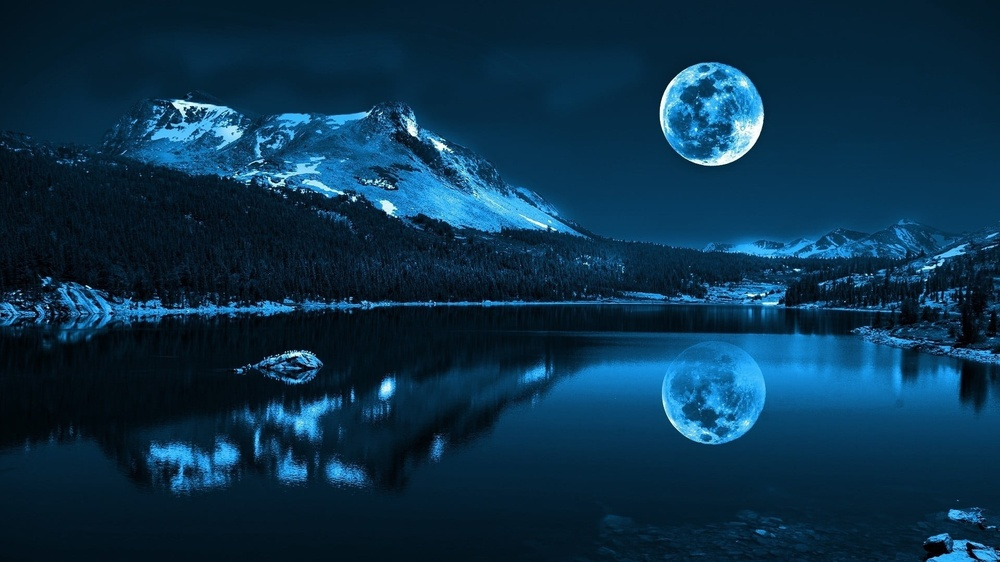
#> input picture 9-Robert/manzara.jpg, 1000 x 562 px, shrunk from 1920 x 1080 before the run
$ python robertCross.py
#> lines starting #> are read from the running program, lines starting #| are printed output that depends on the picture
# -*- coding: utf-8 -*-
"""
Created on Aug  25 04:39:36 2023

@author: dniso
"""

import cv2
import numpy as np
import matplotlib.pyplot as plt
from scipy import ndimage

img = cv2.imread(r"./manzara.jpg",0).astype('float64')
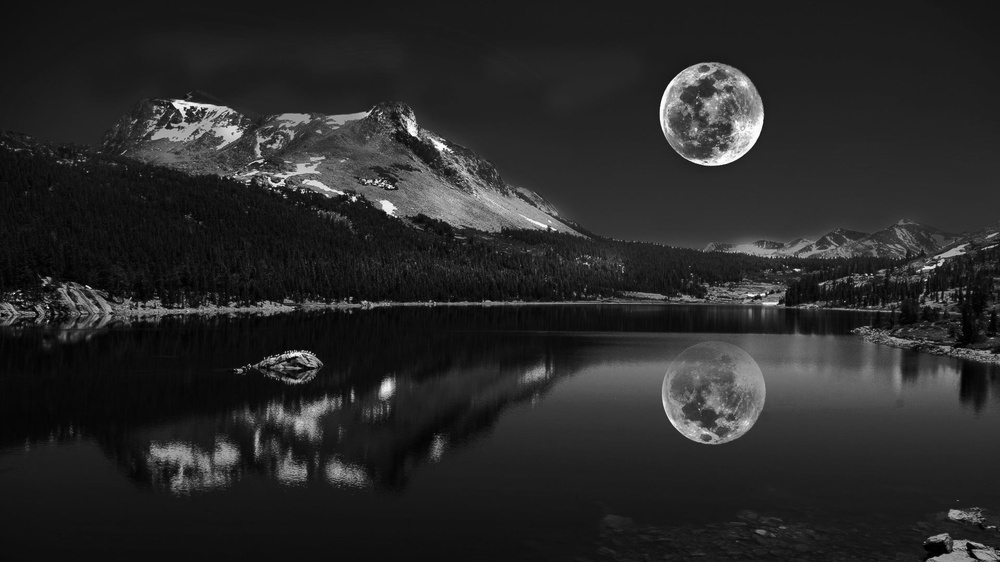
#> img: shape (562, 1000) float64; min 0, max 255, mean 40.5
img/=255.0

roberts_cross_v = np.array( [[1, 0 ],
                             [0,-1 ]] )
roberts_cross_h = np.array( [[ 0, 1 ],
                             [ -1, 0 ]] )

vertical = ndimage.convolve( img, roberts_cross_v )
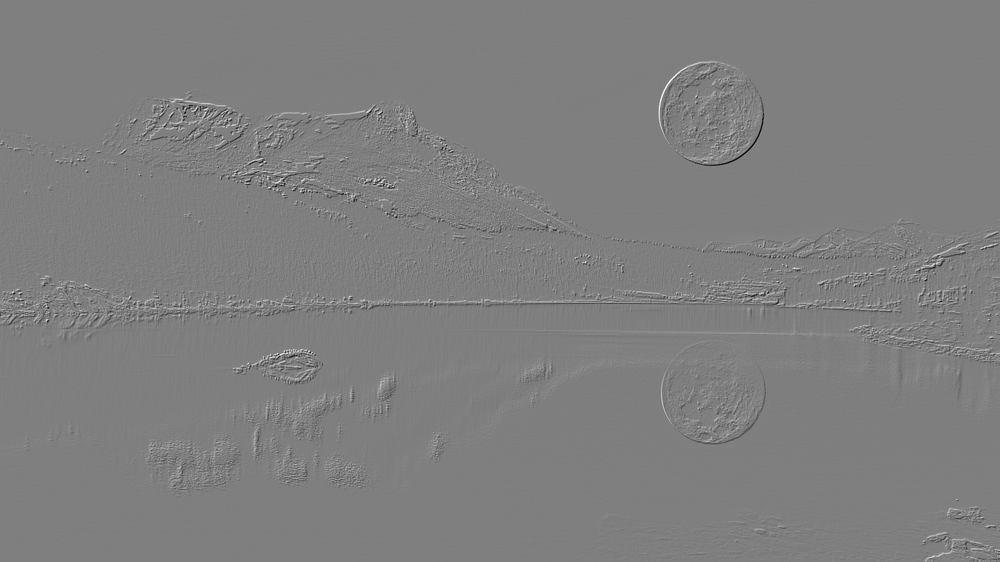
#> vertical: shape (562, 1000) float64; min -0.906, max 0.906, mean 9.33e-05; drawn with min black and max white
horizontal = ndimage.convolve( img, roberts_cross_h )
edged_img = np.sqrt( np.square(horizontal) + np.square(vertical))
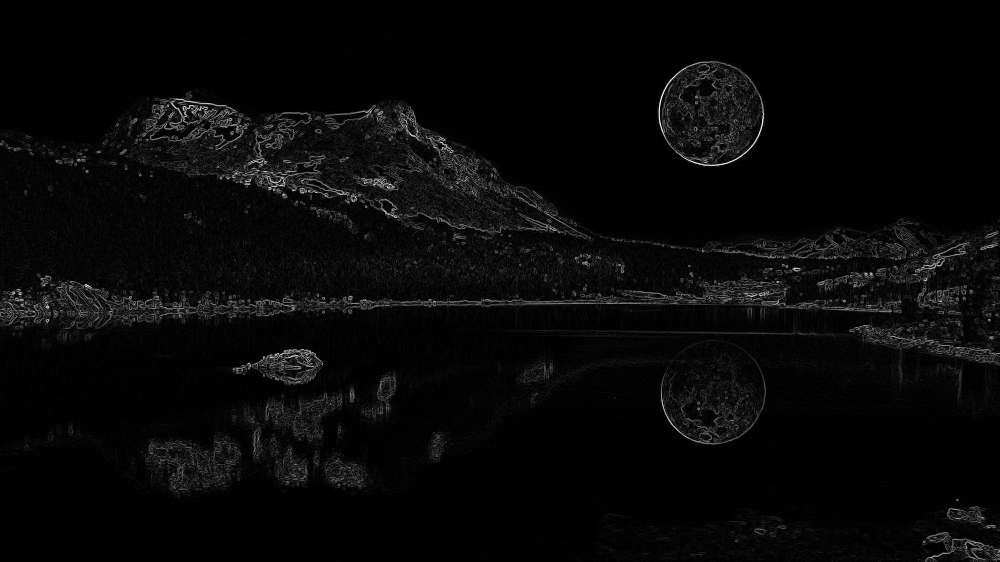
#> edged_img: shape (562, 1000) float64; min 0, max 1.05, mean 0.0344; drawn with min black and max white
edged_img*=255

plt.figure(figsize=(8, 8))
plt.subplot(1, 2, 1), plt.imshow(img)
plt.title('Original')
plt.axis("off")
plt.subplot(1, 2, 2) ,plt.imshow(edged_img)
plt.title('Robert Cross')
plt.axis("off")
plt.show()
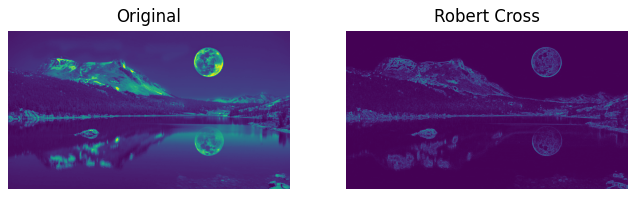
#> figure drawn by matplotlib, 2 panels
cv2.imwrite("RobertCross.jpg", edged_img)
cv2.imshow('Robert Cross', edged_img)
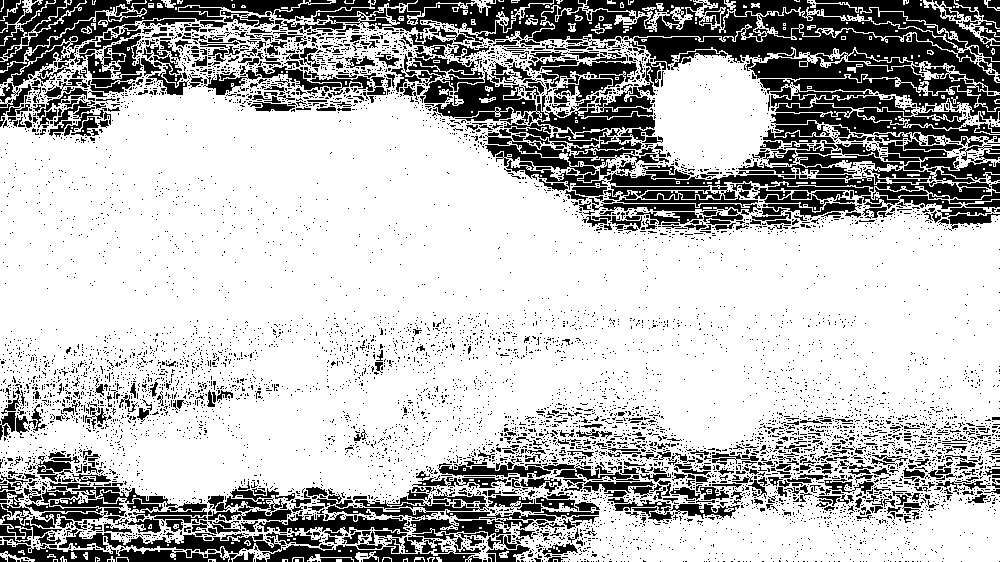
#> window 'Robert Cross': shape (562, 1000); min 0, max 255, mean 184.5

cv2.waitKey()
cv2.destroyAllWindows()
